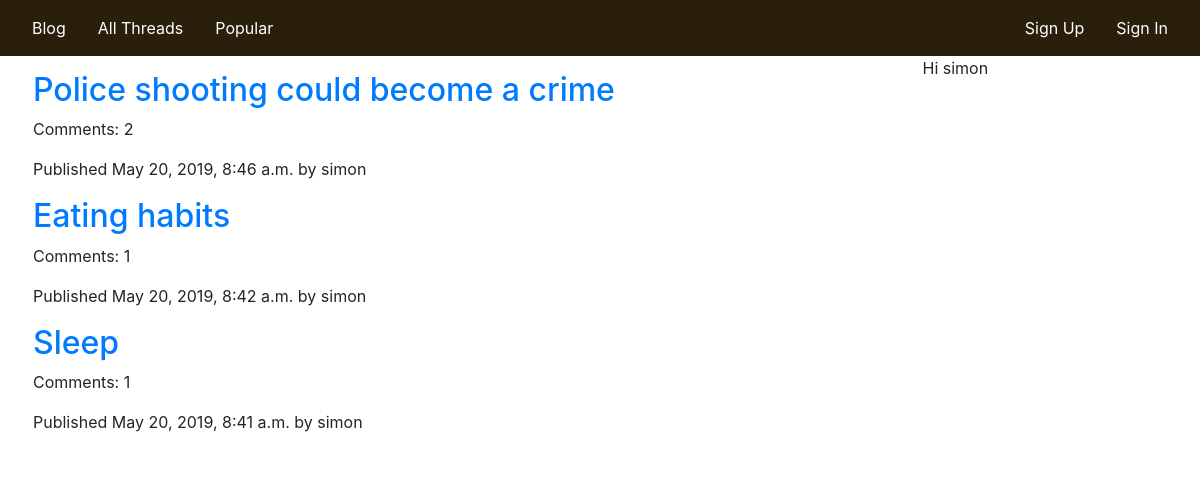
Page /blog/ (signed in) on the committed database.
### blog/models.py (models this page shows, shortened)
class Post(models.Model):
    title = models.CharField(max_length=200)
    slug = models.SlugField(max_length=200, unique_for_date="pub_date")
    author = models.ForeignKey(
        User, null=True, on_delete=models.SET_NULL, related_name="blog_posts")
    body = models.TextField()
    pub_date = models.DateTimeField(default=timezone.now)
    created = models.DateTimeField(auto_now_add=True)
    updated = models.DateTimeField(auto_now=True)
    STATUS_CHOICES = (('draft', 'Draft'), ('published', 'Published'))
    status = models.CharField(
        max_length=10, choices=STATUS_CHOICES, default='draft')
    class Meta:
        ordering = ("-pub_date",)
    def get_absolute_url(self):
        return reverse('post_detail', args=[self.id, self.slug])

### blog/views.py (the view)
# urls.py: path('', views.PostListView.as_view(), name="blog"),
class PostListView(generic.ListView):
    queryset = Post.objects.filter(status='published')
    context_object_name = 'posts'
    template_name = 'blog/post/list.html'

### blog/templates/blog/post/list.html
{%extends "blog/base.html"%} {%block content%} {%for post in posts%}
<h2>
  <a href="{{ post.get_absolute_url }}">{{ post.title }}</a>
</h2>
<p>Comments: {{ post.comments.count }}</p>
<p>Published {{ post.pub_date }} by {{ post.author }}</p>
{%endfor%} {%endblock%}

### blog/templates/blog/base.html (shortened to what this page needs)
<!DOCTYPE html>
<html>
  <head>
    {% load static %}
    <link rel="stylesheet" href="{% static 'blog/style.css' %}" />
    <link
      rel="stylesheet"
      href="https://stackpath.bootstrapcdn.com/bootstrap/4.3.1/css/bootstrap.min.css"
    />
  </head>
  <body>
    <nav class="navbar">
      <div class="left-nav">
        <a class="nav-link active" href="{% url 'blog'%}">Blog</a>
        <a class="nav-link" href="#">All Threads</a>
        <a class="nav-link" href="#">Popular</a>
      </div>
      <div class="right-nav">
        <a class="nav-link" href="{% url 'register'%}">Sign Up</a>
        <a class="nav-link" href="{%url 'login'%}">Sign In</a>
      </div>
    </nav>
    <div class="Container">
      <div class="row">
        <div class="col-9" id="content">
          {% block content %} {% endblock %}
        </div>
        <div class="col-3 sidebar">
          {%if user.is_authenticated%} Hi {{ user.username }} {%else%}
          <p>Please log in</p>
          {%endif%}
        </div>
      </div>
    </div>
  </body>
</html>

### blog/static/blog/style.css (style rules this page uses)
.navbar { background-color: rgb(41, 31, 10); display: flex; }
.left-nav, .right-nav { display: flex; }
.nav-link { color: #fff; }
#content { padding-left: 3rem; }
#content::before { content: ""; display: block; margin: 15px; }

### rows in the picture
Post: title "Police shooting could become a crime", comments.count "2", pub_date "May 20, 2019, 8:46 a.m.", author "simon"
Post: title "Eating habits", comments.count "1", pub_date "May 20, 2019, 8:42 a.m.", author "simon"
Post: title "Sleep", comments.count "1", pub_date "May 20, 2019, 8:41 a.m.", author "simon"

### other values in the picture
{{ user.username }} "simon"
